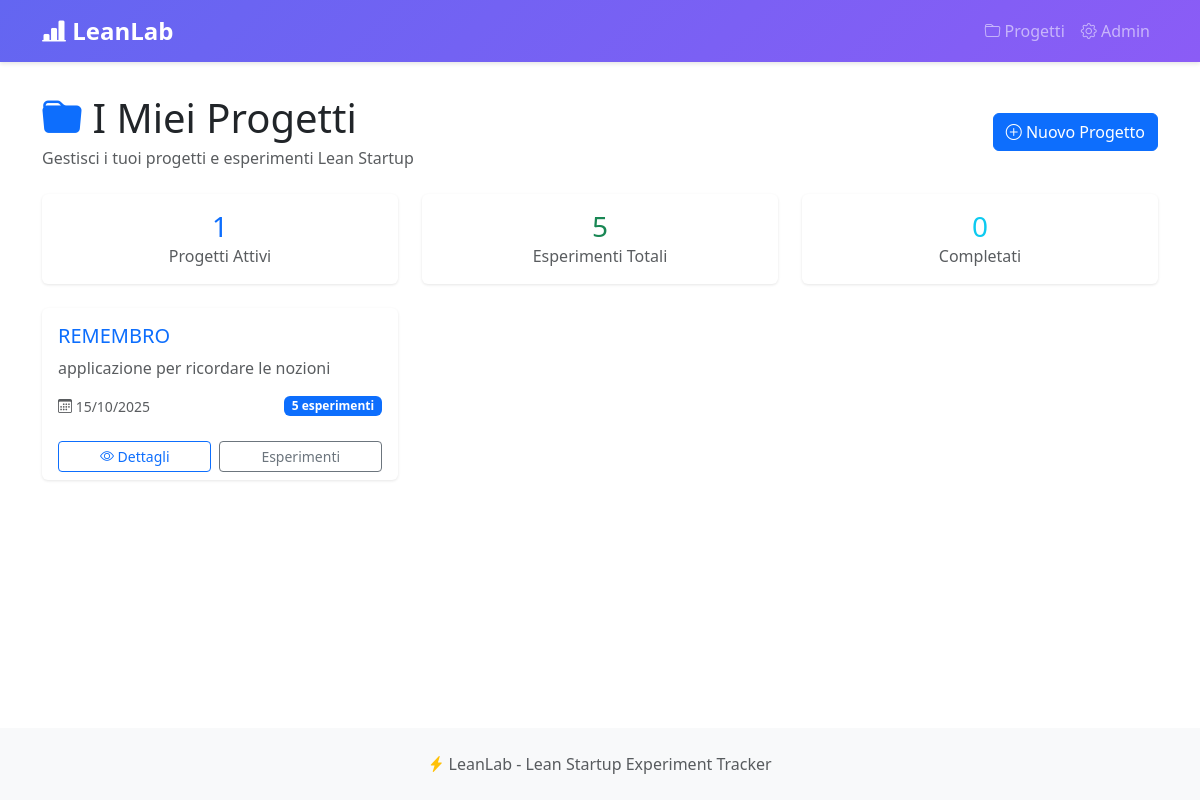
/projects/, run on the app's committed database.
### projects/models.py (models this page shows, shortened)
class Project(models.Model):
    name = models.CharField(max_length=200, verbose_name="Nome Progetto")
    description = models.TextField(blank=True, verbose_name="Descrizione")
    created_at = models.DateTimeField(auto_now_add=True)
    updated_at = models.DateTimeField(auto_now=True)
    is_active = models.BooleanField(default=True, verbose_name="Attivo")
    class Meta:
        verbose_name = "Progetto"
        verbose_name_plural = "Progetti"
        ordering = ['-created_at']

### projects/views.py (the view)
# urls.py: path('', views.project_list, name='list'),
def project_list(request):
    projects = Project.objects.filter(is_active=True).prefetch_related('experiments').order_by('-created_at')
    total_experiments = Experiment.objects.filter(project__is_active=True).count()
    completed_experiments = Experiment.objects.filter(
        project__is_active=True,
        status='completed'
    ).count()
    context = {
        'projects': projects,
        'total_projects': projects.count(),
        'total_experiments': total_experiments,
        'completed_experiments': completed_experiments,
    }
    return render(request, 'project_list.html', context)

### projects/templates/project_list.html (shortened to what this page needs)
{% extends 'base.html' %}
{% block content %}
<div class="d-flex justify-content-between align-items-center mb-4">
    <div>
        <h1 class="mb-1">
            <i class="bi bi-folder-fill text-primary"></i> I Miei Progetti
        </h1>
        <p class="text-muted mb-0">Gestisci i tuoi progetti e esperimenti Lean Startup</p>
    </div>
    <a href="{% url 'projects:create' %}" class="btn btn-primary">
        <i class="bi bi-plus-circle"></i> Nuovo Progetto
    </a>
</div>
<div class="row mb-4">
    <div class="col-md-4">
        <div class="card text-center">
            <div class="card-body">
                <h3 class="text-primary mb-0">{{ total_projects }}</h3>
                <p class="text-muted mb-0">Progetti Attivi</p>
            </div>
        </div>
    </div>
    <div class="col-md-4">
        <div class="card text-center">
            <div class="card-body">
                <h3 class="text-success mb-0">{{ total_experiments }}</h3>
                <p class="text-muted mb-0">Esperimenti Totali</p>
            </div>
        </div>
    </div>
    <div class="col-md-4">
        <div class="card text-center">
            <div class="card-body">
                <h3 class="text-info mb-0">{{ completed_experiments }}</h3>
                <p class="text-muted mb-0">Completati</p>
            </div>
        </div>
    </div>
</div>
{% if projects %}
<div class="row">
    {% for project in projects %}
    <div class="col-md-6 col-lg-4 mb-4">
        <div class="card h-100">
            <div class="card-body">
                <h5 class="card-title">
                    <a href="{% url 'projects:detail' project.pk %}" class="text-decoration-none">
                        {{ project.name }}
                    </a>
                </h5>
                <p class="card-text text-muted">
                    {{ project.description|truncatewords:20|default:"Nessuna descrizione" }}
                </p>
                <div class="d-flex justify-content-between align-items-center mt-3">
                    <small class="text-muted">
                        <i class="bi bi-calendar3"></i>
                        {{ project.created_at|date:"d/m/Y" }}
                    </small>
                    <span class="badge bg-primary">
                        {{ project.experiments.count }} esperimenti
                    </span>
                </div>
            </div>
            <div class="card-footer bg-transparent border-top-0">
                <div class="d-flex gap-2">
                    <a href="{% url 'projects:detail' project.pk %}"
                       class="btn btn-sm btn-outline-primary flex-fill">
                        <i class="bi bi-eye"></i> Dettagli
                    </a>
                    <a href="{% url 'projects:experiment_list' project.pk %}"
                       class="btn btn-sm btn-outline-secondary flex-fill">
                         Esperimenti
                    </a>
                </div>
            </div>
        </div>
    </div>
    {% endfor %}
</div>
{% endif %}
{% endblock %}

### templates/base.html (style rules this page uses)
:root { --primary-color: #6366f1; --success-color: #10b981; --danger-color: #ef4444; --warning-color: #f59e0b; }
body { min-height: 100vh; display: flex; flex-direction: column; }
.card { border: none; box-shadow: 0 1px 3px rgba(0,0,0,0.1); transition: transform 0.2s, box-shadow 0.2s; }

### data on the page
Project: name "REMEMBRO", description "applicazione per ricordare le nozioni", created_at "15/10/2025", experiments.count "5"

### other printed values
{{ total_projects }} "1"
{{ total_experiments }} "5"
{{ completed_experiments }} "0"
